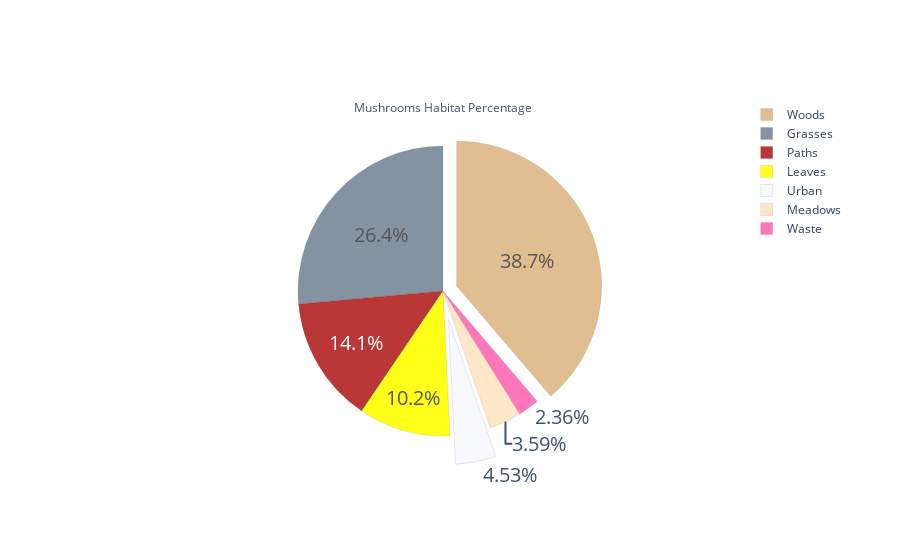

Notebook cell for this chart:
### Code cell
#Plot to understand the habitat of different mushrooms
labels = ['Woods', 'Grasses', 'Paths', 'Leaves', 'Urban', 'Meadows', 'Waste']

values = df_encoded['habitat'].value_counts()

colors = ['#DEB887','#778899', '#B22222', '#FFFF00',
          '#F8F8FF','#FFE4C4','#FF69B4']

fig=go.Figure(data=[go.Pie(labels=labels,
                           values=values,
                           #marker_colors=labels,
                           pull=[0.1, 0, 0, 0, 0.2, 0, 0])])

fig.update_traces(title='Mushrooms Habitat Percentage',
                  hoverinfo='label+value',
                  textinfo='percent',
                  opacity=0.9,
                  textfont_size=20,
                  marker=dict(colors=colors,
                              line=dict(color='#000000', width=0.1)),
                  )
fig.show()

### Figure 1 — Plotly figure (JSON) as saved in the notebook; plotly's stock layout.template omitted (floating-point values rounded to 4 significant figures)
{"data": [{"labels": ["Woods", "Grasses", "Paths", "Leaves", "Urban", "Meadows", "Waste"], "pull": [0.1, 0, 0, 0, 0.2, 0, 0], "values": [3148, 2148, 1144, 832, 368, 292, 192], "type": "pie", "textfont": {"size": 20}, "marker": {"line": {"color": "#000000", "width": 0.1}, "colors": ["#DEB887", "#778899", "#B22222", "#FFFF00", "#F8F8FF", "#FFE4C4", "#FF69B4"]}, "hoverinfo": "label+value", "opacity": 0.9, "textinfo": "percent", "title": {"text": "Mushrooms Habitat Percentage"}}], "layout": {}}
